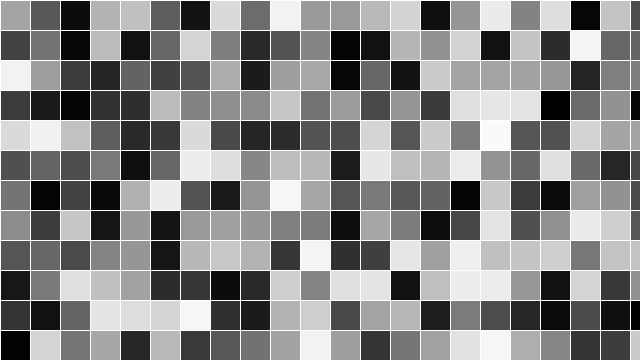
Frame 1 (no input)
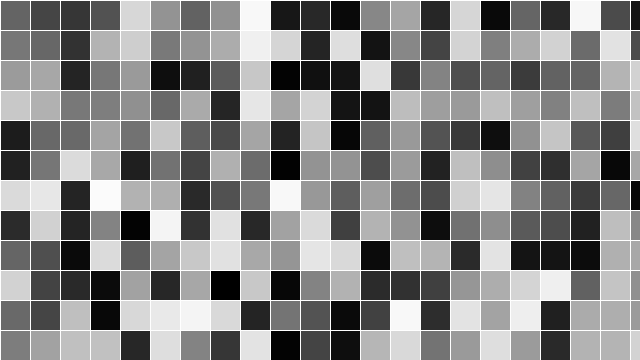
Frame 60 (the mouse pressed at the canvas centre just before this capture)
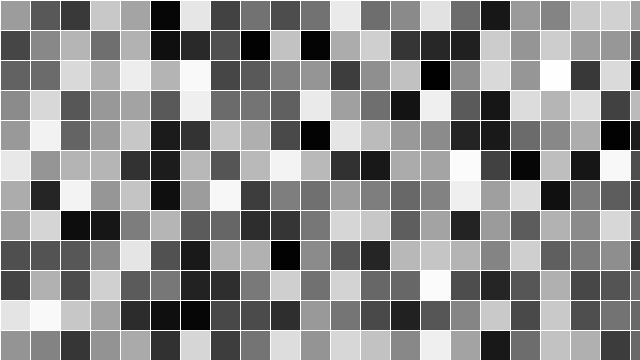
Frame 120 (the mouse held since frame 60 and released just before this capture)

The Processing sketch that drew these frames (run headless with seeded random() and noise(); from frame 60 on, the mouse is pressed at the canvas centre):

// Processing sketch: grid
// ── grid.pde
float spacing = 30;
void setup(){
  size(640,360);
}
void draw(){
  background(0);
 
  for(float x=0;x<width;x= x + spacing){
    for(float y=0;y<height;y=y + spacing){
      stroke(255);
      fill(random(255));
      rect(x,y,spacing,spacing);
    }
  }
}
